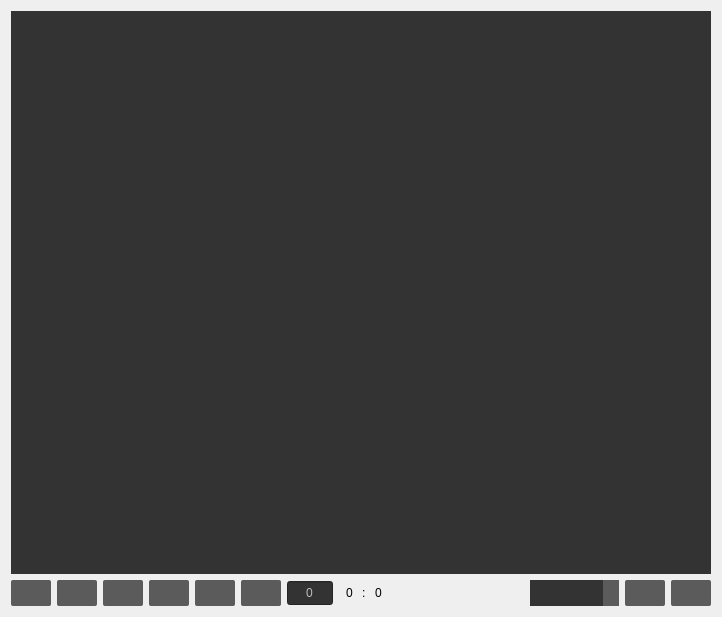
<?xml version="1.0" encoding="UTF-8"?>
<ui version="4.0">
 <class>Form</class>
 <widget class="QWidget" name="Form">
  <property name="geometry">
   <rect>
    <x>0</x>
    <y>0</y>
    <width>722</width>
    <height>617</height>
   </rect>
  </property>
  <property name="minimumSize">
   <size>
    <width>340</width>
    <height>240</height>
   </size>
  </property>
  <property name="windowTitle">
   <string>Form</string>
  </property>
  <property name="styleSheet">
   <string notr="true">
















QTabWidget::pane { /* The tab widget frame */
}

QTabWidget::tab-bar {
   /* move to the right by 5px */
    background: black;

}

/* Style the tab using the tab sub-control. Note that
    it reads QTabBar _not_ QTabWidget */
QTabBar::tab {
color: white;
    background: #363636;
    padding: 6px 26px 6px 26px;
}


QTabBar::tab:selected, QTabBar::tab:hover {
    background: #5b5b5b;
}

QTabBar::tab:selected {
    border-color: #9B9B9B;
}

QTabBar::tab:!selected {
    border-color: #474747;

}

/* make use of negative margins for overlapping tabs */
QTabBar::tab:selected {
    background: 474747;

    /* expand/overlap to the left and right by 4px */

}

QTabBar::tab:first:selected {
    margin-left: 0; /* the first selected tab has nothing to overlap with on the left */
}

QTabBar::tab:last:selected {
    margin-right: 0; /* the last selected tab has nothing to overlap with on the right */
}

QTabBar::tab:only-one {
    margin: 0; /* if there is only one tab, we don't want overlapping margins */
}
















		QMenuBar
		{	
			color: #fff;

			background-color: #363636;
		}

		QMenuBar::item
		{	
			color: #fff;

			background-color: #474747;
		}

		QMenuBar::item:selected
		{	
			color: #fff;

			background-color: #363636;
		}
		
		QMenu
		{
			background-color: #363636;			
			color: #fff;
		
		}


		QMenu::item:selected
		{
			background-color: #fff;			
			color: #34495e;
			
		}

















QToolBar {
    background: #363636;
    spacing: 3px; /* spacing between items in the tool bar */
}

QToolBar::handle {
/*
    background: #363636;
*/
}

</string>
  </property>
  <layout class="QVBoxLayout" name="verticalLayout">
   <item>
    <widget class="QLabel" name="viewer">
     <property name="sizePolicy">
      <sizepolicy hsizetype="Preferred" vsizetype="MinimumExpanding">
       <horstretch>0</horstretch>
       <verstretch>0</verstretch>
      </sizepolicy>
     </property>
     <property name="styleSheet">
      <string notr="true">background-color: #333333</string>
     </property>
     <property name="text">
      <string/>
     </property>
     <property name="scaledContents">
      <bool>false</bool>
     </property>
     <property name="alignment">
      <set>Qt::AlignCenter</set>
     </property>
    </widget>
   </item>
   <item>
    <layout class="QHBoxLayout" name="horizontalLayout">
     <item>
      <layout class="QHBoxLayout" name="horizontalLayout_3">
       <item>
        <widget class="QPushButton" name="btn_s_frame">
         <property name="enabled">
          <bool>false</bool>
         </property>
         <property name="minimumSize">
          <size>
           <width>0</width>
           <height>26</height>
          </size>
         </property>
         <property name="maximumSize">
          <size>
           <width>16777215</width>
           <height>26</height>
          </size>
         </property>
         <property name="styleSheet">
          <string notr="true">QPushButton
{
color: white;
font-size: 12px;
padding: 20px 4px 20px 4px;
border-radius: 2px;
background-color: #5b5b5b;
}

QPushButton::hover 
{
background-color: #888888;
}

QPushButton::pressed 
{
background-color: #E84A5F;
}







</string>
         </property>
         <property name="text">
          <string/>
         </property>
        </widget>
       </item>
       <item>
        <widget class="QPushButton" name="btn_p_frame">
         <property name="enabled">
          <bool>false</bool>
         </property>
         <property name="minimumSize">
          <size>
           <width>0</width>
           <height>26</height>
          </size>
         </property>
         <property name="maximumSize">
          <size>
           <width>16777215</width>
           <height>26</height>
          </size>
         </property>
         <property name="styleSheet">
          <string notr="true">QPushButton
{
color: white;
font-size: 12px;
padding: 20px 4px 20px 4px;
border-radius: 2px;
background-color: #5b5b5b;
}

QPushButton::hover 
{
background-color: #888888;
}

QPushButton::pressed 
{
background-color: #E84A5F;
}







</string>
         </property>
         <property name="text">
          <string/>
         </property>
        </widget>
       </item>
       <item>
        <widget class="QPushButton" name="btn_play">
         <property name="enabled">
          <bool>false</bool>
         </property>
         <property name="minimumSize">
          <size>
           <width>0</width>
           <height>26</height>
          </size>
         </property>
         <property name="maximumSize">
          <size>
           <width>16777215</width>
           <height>26</height>
          </size>
         </property>
         <property name="styleSheet">
          <string notr="true">QPushButton
{
color: white;
font-size: 12px;
padding: 20px 4px 20px 4px;
border-radius: 2px;
background-color: #5b5b5b;
}

QPushButton::hover 
{
background-color: #888888;
}

QPushButton::pressed 
{
background-color: #E84A5F;
}



QPushButton::checked 
{
background-color: #E84A5F;
}







</string>
         </property>
         <property name="text">
          <string/>
         </property>
         <property name="checkable">
          <bool>false</bool>
         </property>
        </widget>
       </item>
       <item>
        <widget class="QPushButton" name="btn_n_frame">
         <property name="enabled">
          <bool>false</bool>
         </property>
         <property name="minimumSize">
          <size>
           <width>0</width>
           <height>26</height>
          </size>
         </property>
         <property name="maximumSize">
          <size>
           <width>16777215</width>
           <height>26</height>
          </size>
         </property>
         <property name="styleSheet">
          <string notr="true">QPushButton
{
color: white;
font-size: 12px;
padding: 20px 4px 20px 4px;
border-radius: 2px;
background-color: #5b5b5b;
}

QPushButton::hover 
{
background-color: #888888;
}

QPushButton::pressed 
{
background-color: #E84A5F;
}







</string>
         </property>
         <property name="text">
          <string/>
         </property>
        </widget>
       </item>
       <item>
        <widget class="QPushButton" name="btn_e_frame">
         <property name="enabled">
          <bool>false</bool>
         </property>
         <property name="minimumSize">
          <size>
           <width>0</width>
           <height>26</height>
          </size>
         </property>
         <property name="maximumSize">
          <size>
           <width>16777215</width>
           <height>26</height>
          </size>
         </property>
         <property name="styleSheet">
          <string notr="true">QPushButton
{
color: white;
font-size: 12px;
padding: 20px 4px 20px 4px;
border-radius: 2px;
background-color: #5b5b5b;
}

QPushButton::hover 
{
background-color: #888888;
}

QPushButton::pressed 
{
background-color: #E84A5F;
}







</string>
         </property>
         <property name="text">
          <string/>
         </property>
        </widget>
       </item>
       <item>
        <widget class="QPushButton" name="btn_loop">
         <property name="enabled">
          <bool>false</bool>
         </property>
         <property name="minimumSize">
          <size>
           <width>0</width>
           <height>26</height>
          </size>
         </property>
         <property name="maximumSize">
          <size>
           <width>16777215</width>
           <height>26</height>
          </size>
         </property>
         <property name="styleSheet">
          <string notr="true">QPushButton
{
color: white;
font-size: 12px;
padding: 20px 4px 20px 4px;
border-radius: 2px;
background-color: #5b5b5b;
}

QPushButton::hover 
{
background-color: #888888;
}

QPushButton::pressed 
{
background-color: #E84A5F;
}



QPushButton::checked 
{
background-color: #E84A5F;
}






</string>
         </property>
         <property name="text">
          <string/>
         </property>
         <property name="checkable">
          <bool>true</bool>
         </property>
        </widget>
       </item>
       <item>
        <widget class="QSpinBox" name="sb_time_shift">
         <property name="enabled">
          <bool>false</bool>
         </property>
         <property name="minimumSize">
          <size>
           <width>46</width>
           <height>26</height>
          </size>
         </property>
         <property name="maximumSize">
          <size>
           <width>46</width>
           <height>26</height>
          </size>
         </property>
         <property name="toolTip">
          <string>Set Start Frame Of Reference</string>
         </property>
         <property name="styleSheet">
          <string notr="true">QSpinBox {
	background-color: #333333;

font-size: 12px;
font-family:&quot;Comic Sans MS&quot;, cursive, sans-serif;
}



QSpinBox::selected {
	background-color: #333333;
	border-radius: 5px;
}


</string>
         </property>
         <property name="wrapping">
          <bool>false</bool>
         </property>
         <property name="alignment">
          <set>Qt::AlignCenter</set>
         </property>
         <property name="buttonSymbols">
          <enum>QAbstractSpinBox::NoButtons</enum>
         </property>
         <property name="suffix">
          <string/>
         </property>
         <property name="minimum">
          <number>-10000000</number>
         </property>
         <property name="maximum">
          <number>10000000</number>
         </property>
        </widget>
       </item>
       <item>
        <layout class="QHBoxLayout" name="horizontalLayout_4">
         <item>
          <widget class="QLabel" name="maxframe">
           <property name="minimumSize">
            <size>
             <width>0</width>
             <height>0</height>
            </size>
           </property>
           <property name="styleSheet">
            <string notr="true">font-size: 12px;
font-family:&quot;Comic Sans MS&quot;, cursive, sans-serif;

padding-left: 4px;</string>
           </property>
           <property name="text">
            <string>0</string>
           </property>
          </widget>
         </item>
         <item>
          <widget class="QLabel" name="label_4">
           <property name="minimumSize">
            <size>
             <width>0</width>
             <height>0</height>
            </size>
           </property>
           <property name="styleSheet">
            <string notr="true">font-size: 12px;
font-family:&quot;Comic Sans MS&quot;, cursive, sans-serif;</string>
           </property>
           <property name="text">
            <string>:</string>
           </property>
          </widget>
         </item>
         <item>
          <widget class="QLabel" name="refframe">
           <property name="minimumSize">
            <size>
             <width>0</width>
             <height>0</height>
            </size>
           </property>
           <property name="styleSheet">
            <string notr="true">font-size: 12px;
font-family:&quot;Comic Sans MS&quot;, cursive, sans-serif;


padding-right: 4px;
</string>
           </property>
           <property name="text">
            <string>0</string>
           </property>
          </widget>
         </item>
         <item>
          <widget class="QLabel" name="state">
           <property name="minimumSize">
            <size>
             <width>40</width>
             <height>0</height>
            </size>
           </property>
           <property name="styleSheet">
            <string notr="true">font-size: 14px;
font-family:&quot;Comic Sans MS&quot;, cursive, sans-serif;</string>
           </property>
           <property name="text">
            <string/>
           </property>
          </widget>
         </item>
        </layout>
       </item>
       <item>
        <spacer name="horizontalSpacer_2">
         <property name="orientation">
          <enum>Qt::Horizontal</enum>
         </property>
         <property name="sizeHint" stdset="0">
          <size>
           <width>80</width>
           <height>20</height>
          </size>
         </property>
        </spacer>
       </item>
       <item>
        <widget class="QSlider" name="sl_opacity">
         <property name="minimumSize">
          <size>
           <width>50</width>
           <height>26</height>
          </size>
         </property>
         <property name="maximumSize">
          <size>
           <width>100</width>
           <height>26</height>
          </size>
         </property>
         <property name="toolTip">
          <string>Change The Window Opacity</string>
         </property>
         <property name="styleSheet">
          <string notr="true">QSlider::groove:horizontal {
    background: #333333;
}

QSlider::handle:horizontal {
    background: #5b5b5b;
    width: 16px;

}</string>
         </property>
         <property name="minimum">
          <number>30</number>
         </property>
         <property name="maximum">
          <number>100</number>
         </property>
         <property name="pageStep">
          <number>2</number>
         </property>
         <property name="value">
          <number>100</number>
         </property>
         <property name="orientation">
          <enum>Qt::Horizontal</enum>
         </property>
        </widget>
       </item>
       <item>
        <widget class="QPushButton" name="btn_load_seq">
         <property name="enabled">
          <bool>true</bool>
         </property>
         <property name="minimumSize">
          <size>
           <width>0</width>
           <height>26</height>
          </size>
         </property>
         <property name="maximumSize">
          <size>
           <width>16777215</width>
           <height>26</height>
          </size>
         </property>
         <property name="styleSheet">
          <string notr="true">QPushButton
{
color: white;
font-size: 12px;
padding: 20px 4px 20px 4px;
border-radius: 2px;
background-color: #5b5b5b;
}

QPushButton::hover 
{
background-color: #E84A5F;
}

QPushButton::pressed 
{
background-color: #E84A5F;
}







</string>
         </property>
         <property name="text">
          <string/>
         </property>
        </widget>
       </item>
       <item>
        <widget class="QPushButton" name="btn_converter">
         <property name="enabled">
          <bool>true</bool>
         </property>
         <property name="minimumSize">
          <size>
           <width>0</width>
           <height>26</height>
          </size>
         </property>
         <property name="maximumSize">
          <size>
           <width>16777215</width>
           <height>26</height>
          </size>
         </property>
         <property name="styleSheet">
          <string notr="true">QPushButton
{
color: white;
font-size: 12px;
padding: 20px 4px 20px 4px;
border-radius: 2px;
background-color: #5b5b5b;
}

QPushButton::hover 
{
background-color: #888888;
}

QPushButton::pressed 
{
background-color: #E84A5F;
}



QPushButton::checked 
{
background-color: #E84A5F;
}






</string>
         </property>
         <property name="text">
          <string/>
         </property>
         <property name="checkable">
          <bool>false</bool>
         </property>
        </widget>
       </item>
       <item>
        <layout class="QHBoxLayout" name="horizontalLayout_2"/>
       </item>
      </layout>
     </item>
    </layout>
   </item>
  </layout>
 </widget>
 <resources/>
 <connections/>
</ui>
